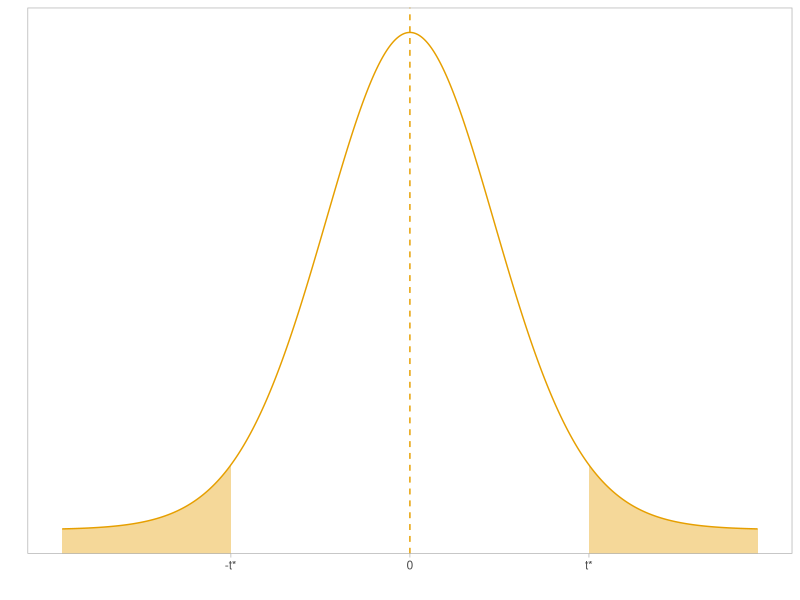
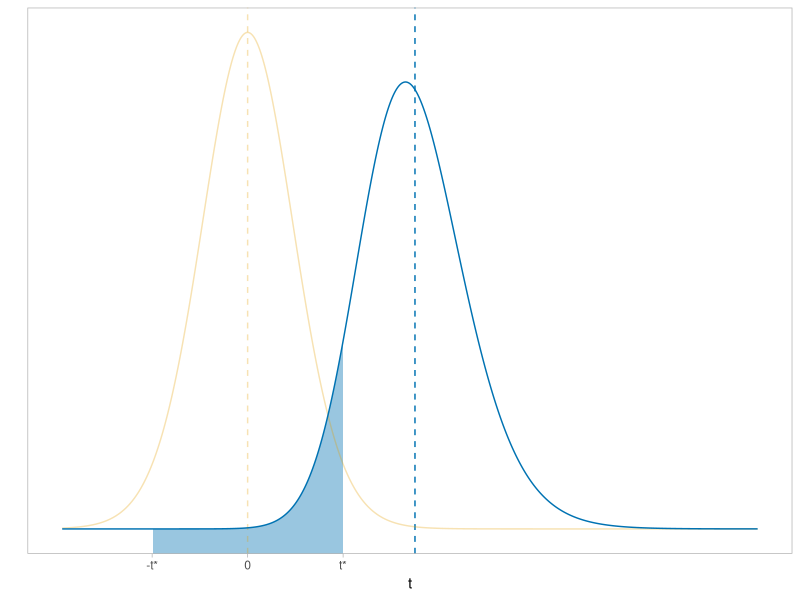
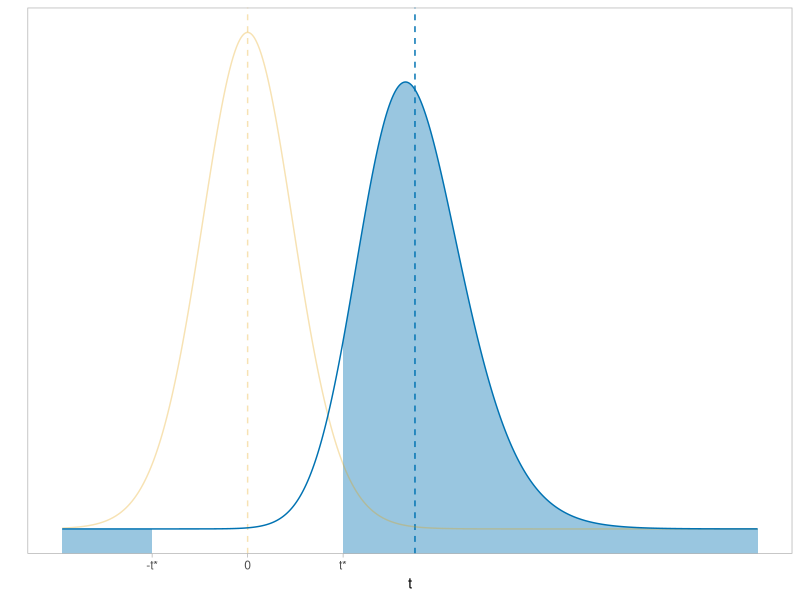

The R script that drew these images, in order:
## ---- chunk 1
knitr::opts_chunk$set(echo = FALSE)
library(knitr)
library(kableExtra)
library(tidyverse)
## ---- chunk 2
# Create F-value and compute probability densities
null_dist = data.frame(
  X = seq(from = -4, to = 4, by = 0.01)
) %>% 
  mutate(
    Y = dt(x = X, df = 25)
  )

# Shade Type I error
t_star = qt(.025, 25)

# Type I error
ggplot(data = null_dist, aes(x = X, y = Y)) +
   geom_ribbon(data = subset(null_dist, X <= t_star),  ymin = -10, aes(ymax = Y), fill = "#E69F00", alpha = 0.4) +
   geom_ribbon(data = subset(null_dist, X >= -t_star), ymin = -10, aes(ymax = Y), fill = "#E69F00", alpha = 0.4) +
   geom_vline(xintercept = 0, linetype = "dashed", color = "#E69F00") +
   geom_line(color = "#E69F00") +
   theme_light() +
   scale_x_continuous(name = "", breaks = c(t_star, 0, -t_star), labels = c("-t*", "0", "t*")) +
   scale_y_continuous(name = "", breaks = NULL) +
   theme(
      panel.grid = element_blank()
   )
## ---- chunk 3
null_dist = data.frame(
  X = seq(from = -4, to = 11, by = 0.01)
) %>% 
  mutate(
    Y = dt(x = X, df = 25)
  )

nct_dist = data.frame(
  X = seq(from = -4, to = 11, by = 0.01)
) %>% 
  mutate(
    Y = dt(x = X, df = 25, ncp = 3.5)
  )

# Type II error
ggplot(data = null_dist, aes(x = X, y = Y)) +
   geom_ribbon(data = subset(nct_dist, X <= -t_star & X >= t_star), 
               ymin = -10, aes(ymax = Y), fill = "#0072B2", alpha = 0.4) +
   geom_vline(xintercept = 0, linetype = "dashed", color = "#E69F00", alpha = 0.3) +
   geom_vline(xintercept = ((1 - 3/99)^(-1) * 3.5), linetype = "dashed", color = "#0072B2") +
   geom_line(color = "#E69F00", alpha = 0.3) +
   geom_line(data = nct_dist, color = "#0072B2") +
   theme_light() +
   scale_x_continuous(name = "t", breaks = c(t_star, 0, -t_star), labels = c("-t*", "0", "t*")) +
   scale_y_continuous(name = "", breaks = NULL) +
   theme(
      panel.grid = element_blank()
   )
## ---- chunk 4
# Statistical power
ggplot(data = null_dist, aes(x = X, y = Y)) +
   geom_ribbon(data = subset(nct_dist, X <=  t_star),  ymin = -10, aes(ymax = Y), fill = "#0072B2", alpha = 0.4) +
   geom_ribbon(data = subset(nct_dist, X >= -t_star),  ymin = -10, aes(ymax = Y), fill = "#0072B2", alpha = 0.4) +
   geom_vline(xintercept = 0, linetype = "dashed", color = "#E69F00", alpha = 0.3) +
   geom_vline(xintercept = ((1 - 3/99)^(-1) * 3.5), linetype = "dashed", color = "#0072B2") +
   geom_line(color = "#E69F00", alpha = 0.3) +
   geom_line(data = nct_dist, color = "#0072B2") +
   theme_light() +
   scale_x_continuous(name = "t", breaks = c(t_star, 0, -t_star), labels = c("-t*", "0", "t*")) +
   scale_y_continuous(name = "", breaks = NULL) +
   theme(
      panel.grid = element_blank()
   )
